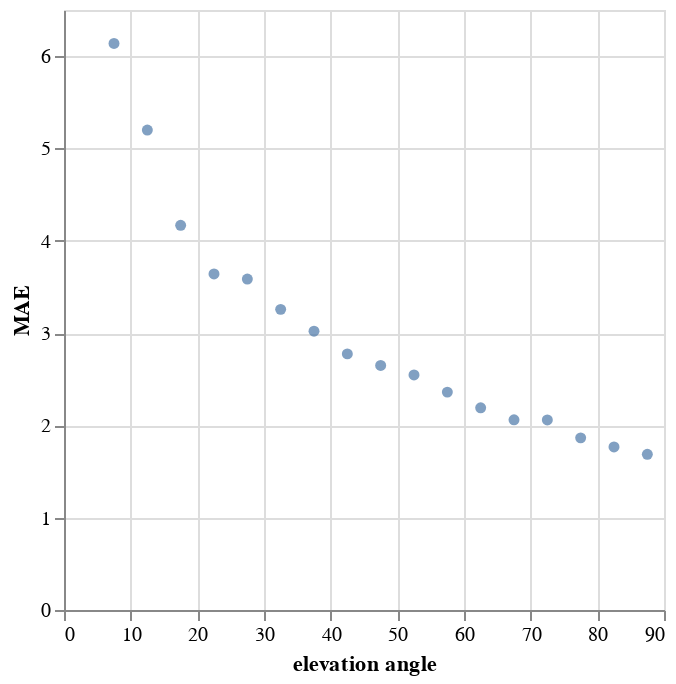

The cell this chart's notebook holds for it:
### Code cell
avg_th = np.arange(7.5,90,5)
plot_df = pd.DataFrame()
plot_df["elevation angle"] = avg_th
plot_df["MAE"] = ele_error_list
alt.Chart(plot_df).mark_circle().encode(
    x="elevation angle",
    y="MAE"
)

### Figure 1 — Vega-Lite specification as saved in the notebook (floating-point values rounded to 4 significant figures)
{"config": {"view": {"continuousWidth": 300, "continuousHeight": 300}}, "data": {"name": "data-8c778ab5ace647c6d338bcf8fd655948"}, "mark": {"type": "circle"}, "encoding": {"x": {"field": "elevation angle", "type": "quantitative"}, "y": {"field": "MAE", "type": "quantitative"}}, "$schema": "https://vega.github.io/schema/vega-lite/v5.20.1.json", "datasets": {"data-8c778ab5ace647c6d338bcf8fd655948": [{"elevation angle": 7.5, "MAE": 6.138}, {"elevation angle": 12.5, "MAE": 5.199}, {"elevation angle": 17.5, "MAE": 4.168}, {"elevation angle": 22.5, "MAE": 3.641}, {"elevation angle": 27.5, "MAE": 3.586}, {"elevation angle": 32.5, "MAE": 3.257}, {"elevation angle": 37.5, "MAE": 3.02}, {"elevation angle": 42.5, "MAE": 2.775}, {"elevation angle": 47.5, "MAE": 2.649}, {"elevation angle": 52.5, "MAE": 2.546}, {"elevation angle": 57.5, "MAE": 2.36}, {"elevation angle": 62.5, "MAE": 2.191}, {"elevation angle": 67.5, "MAE": 2.061}, {"elevation angle": 72.5, "MAE": 2.059}, {"elevation angle": 77.5, "MAE": 1.865}, {"elevation angle": 82.5, "MAE": 1.766}, {"elevation angle": 87.5, "MAE": 1.687}]}}
